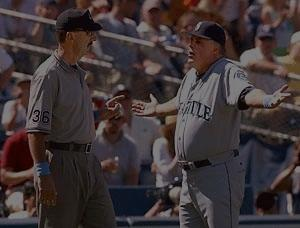
%> input picture Lab 3/3_2.jpg, 300 x 228 px
$ octave problem2.m   (GNU Octave 9; MATLAB toolbox functions it lacks are replaced by stand-ins)
%> lines starting %> are read from the running program, lines starting %| are printed output that depends on the picture
### Lab 3/LineStretching.m
function outIm = LineStretching(im)

% The minimum pixel and maximum pixel of the image.
minPix = min(im(:));
maxPix = max(im(:));
k = 255/(maxPix-minPix);
b = 0;
outIm = k*(im-minPix)+b;

figure
subplot(2,2,1);
imshow(im);
subplot(2,2,2);
imhist(im);
subplot(223);
imshow(outIm);
subplot(224);
imhist(outIm);
title('line stretching')
end

### Lab 3/myhisteq.m
function outIm= myhisteq(im)

outIm=im;
[m,n]=size(im);
count=imhist(im);

pdf=count/(m*n);
cdf=cumsum(pdf);

for i=1:256
    % find index vector of bin i
    index=find(im==i-1);
    newBin=round(cdf(i)*256-1);
    for j=1:length(index)
        % Update the data to the output image
        outIm(index(j))=newBin;
    end
end

new_count=imhist(outIm);
outCDF=cumsum(new_count/(m*n));

figure
subplot(1,3,1);
plot(1:256,pdf);
title('pdf');

subplot(1,3,2);
plot(1:256,cdf);
title('original cdf ')

subplot(1,3,3);
plot(1:256,outCDF);
title('output cdf ');

figure
subplot(2,2,1);
imshow(im);
subplot(2,2,2);
imhist(im);
subplot(2,2,3);
imshow(outIm);
subplot(2,2,4);
imhist(outIm);
title('histogram equalization');
end

### Lab 3/HistSpec.m
function outIm= HistSpec(im,pdf)

outIm=im;
[m,n]=size(im);
count=imhist(im);
cdf=cumsum(count/(m*n));
outCdf=cumsum(pdf);

figure
subplot(1,2,1);plot(1:256,cdf);
title('original cdf ');
subplot(1,2,2);plot(1:256,outCdf);
title('outcome cdf ');

newBin=zeros(1,256);
% To find the index where the difference between cdf and outCdf is the
% smallest.
for i=1:256
    [minDiff,index]=min(abs(cdf(i)-outCdf));
    newBin(i)=index;
end

for i=1:m
    for j=1:n
        outIm(i,j)=newBin(outIm(i,j)+1);
    end
end

figure
subplot(2,2,1);
imshow(im);
subplot(2,2,2);
imhist(im);
subplot(2,2,3);
imshow(outIm);
subplot(2,2,4);
imhist(outIm);
end

### Lab 3/problem2.m
close all;
clear all;

im1 = imread('3_2.jpg');
%> im1 is the input picture: size 228x300x3 uint8; mean R, G, B 62.4, 52.5, 53.7
im2 = imread('3_3.jpg');
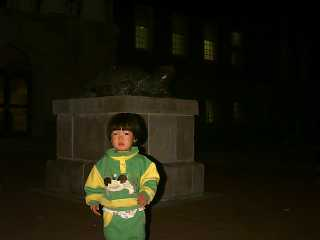
%> input picture Lab 3/3_3.jpg, 320 x 240 px
%> im2 is the input picture: size 240x320x3 uint8; mean R, G, B 26.2, 24.6, 11
hsvIm1 = rgb2hsv(im1);
%> hsvIm1: size 228x300x3 double; mean H, S, V 0.453, 0.272, 0.255
hsvIm2 = rgb2hsv(im2);
%> hsvIm2: size 240x320x3 double; mean H, S, V 0.152, 0.7, 0.11
V1 = hsvIm1(:,:,3);
V1 = uint8(V1*255);
%> V1: size 228x300 uint8
V2 = hsvIm2(:,:,3);
V2 = uint8(V2*255);
%> V2: size 240x320 uint8


%% The original images.
figure(1)
subplot(1,2,1);
imshow(im1);
title('3_2.jpg');
subplot(1,2,2);
imshow(im2);
title('3_3.jpg');

%% The images after line stretching.
outV1_1= LineStretching(V1);
%> in LineStretching, `minPix = min(im(:));`: minPix = 1
%> in LineStretching, `maxPix = max(im(:));`: maxPix = 157
%> in LineStretching, `k = 255/(maxPix-minPix);`: k = 2
outV1_2= LineStretching(V2);
figure
subplot(1,2,1);
hsvIm1(:,:,3)=double(outV1_1)/255;
%> hsvIm1: size 228x300x3 double; mean H, S, V 0.453, 0.272, 0.501
outIm1=hsv2rgb(hsvIm1);
imshow(outIm1)
title('3_2.jpg after line stretching');
imwrite(outIm1, '3_2_line_stretch.jpg');
subplot(1,2,2);
hsvIm2(:,:,3)=double(outV1_2)/255;
outIm2=hsv2rgb(hsvIm2);
imshow(outIm2)
title('3_3.jpg after line stretching');
imwrite(outIm2, '3_3_line_stretch.jpg');

%% The images after doing histogram equilization.

outV2_1 = myhisteq(V1);
%> in myhisteq, `count=imhist(im);`: count = 256 values, max 1344 at index 54, min 0 at index 1, mean 267.2
%> in myhisteq, `pdf=count/(m*n);`: pdf = 256 values, max 0.0196 at index 54, min 0 at index 1, mean 0.00391
%> in myhisteq, `cdf=cumsum(pdf);`: cdf = 256 values from 0 to 1
%> the loop in myhisteq, `for i=1:256` made 256 passes
%> newBin on passes 1, 5, 6: -1, -1, -1
%> in myhisteq, `new_count=imhist(outIm);`: new_count = 256 values, max 1344 at index 105, min 0 at index 14, mean 267.2
%> in myhisteq, `outCDF=cumsum(new_count/(m*n));`: outCDF = 256 values from 0.00433 to 1
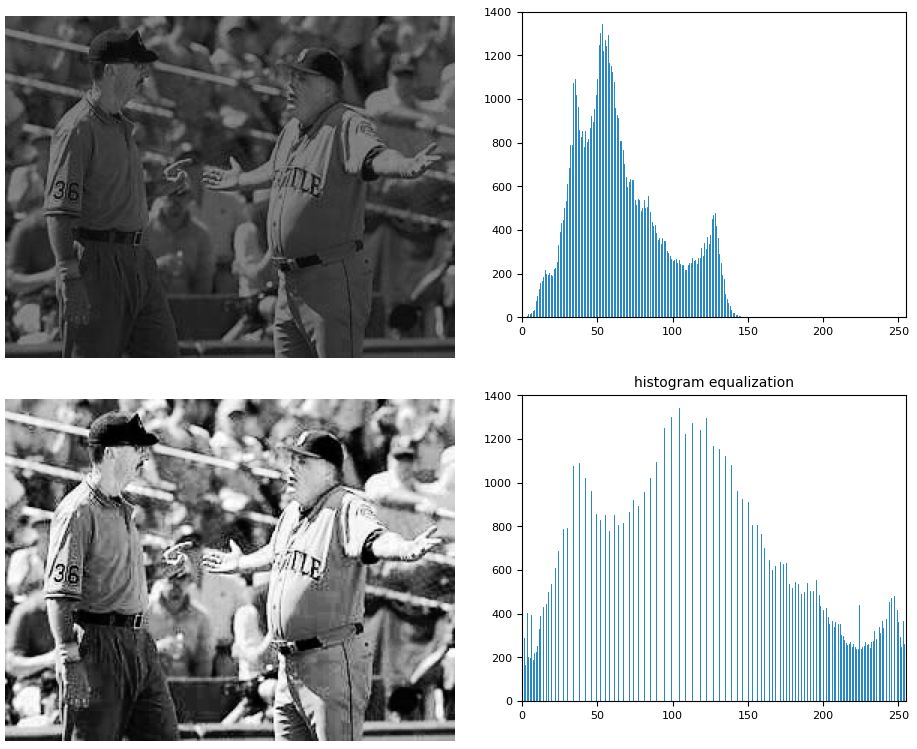
%> figure redrawn from the program's plot data, 4 panels
outV2_2 = myhisteq(V2);
%> in myhisteq (call 2), `count=imhist(im);`: count = 256 values, max 5570 at index 6, min 2 at index 254, mean 300
%> in myhisteq (call 2), `pdf=count/(m*n);`: pdf = 256 values, max 0.0725 at index 6, min 2.6e-05 at index 254, mean 0.00391
%> in myhisteq (call 2), `cdf=cumsum(pdf);`: cdf = 256 values from 0.0559 to 1
%> the loop in myhisteq (call 2), `for i=1:256` made 256 passes
%> newBin on passes 1 to 3: 13, 15, 28
%> after the loop in myhisteq (call 2), `for i=1:256`:
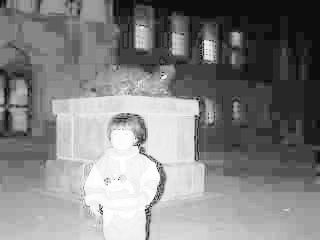
%> outIm: size 240x320 uint8; min 13, max 255, mean 130.4
%> in myhisteq (call 2), `new_count=imhist(outIm);`: new_count = 256 values, max 5570 at index 65, min 0 at index 1, mean 300
%> in myhisteq (call 2), `outCDF=cumsum(new_count/(m*n));`: outCDF = 256 values from 0 to 1
figure
hsvIm1(:,:,3)=double(outV2_1)/255;
%> hsvIm1: size 228x300x3 double; mean H, S, V 0.453, 0.272, 0.503
outIm=hsv2rgb(hsvIm1);
%> outIm: size 228x300x3 double
subplot(1,2,1);
imshow(outIm);
title('3_2.jpg after histogram equalization');
imwrite(outIm, '3_2_his_equal.jpg');
hsvIm2(:,:,3)=double(outV2_2)/255;
%> hsvIm2: size 240x320x3 double; mean H, S, V 0.152, 0.7, 0.512
outIm=hsv2rgb(hsvIm2);
%> outIm: size 240x320x3 double
subplot(1,2,2);
imshow(outIm);
title('3_3.jpg after histogram equalization');
imwrite(outIm, '3_3_his_equal.jpg');

% Histogram after two images doing the histogram equalization.
figure
subplot(1,2,1);
imhist(outV2_1);
count1 = imhist(outV2_1);
%> count1 = 256 values, max 1344 at index 105, min 0 at index 14, mean 267.2
title('Histogram after doing HE to 3_2.jpg');
subplot(1,2,2);
imhist(outV2_2);
count2 = imhist(outV2_2);
%> count2 has the same summary as new_count in myhisteq
title('Histogram after doing HE to 3_3.jpg');
%> figure, not shown here; panel 1: highest point at x = 104, y = 1344; panel 2: highest point at x = 64, y = 5570

[m1_1,n1_1] = size(outV2_1);
%> m1_1 = 228; n1_1 = 300
[m1_2,n1_2] = size(outV2_2);
%> m1_2 = 240; n1_2 = 320
pdf1_1 = count1/(m1_1*n1_1);
%> pdf1_1 = 256 values, max 0.0196 at index 105, min 0 at index 14, mean 0.00391
cdf1_1 = cumsum(pdf1_1);
%> cdf1_1 = 256 values from 0.00433 to 1
pdf1_2=count2/(m1_2*n1_2);
%> pdf1_2 = 256 values, max 0.0725 at index 65, min 0 at index 1, mean 0.00391
cdf1_2=cumsum(pdf1_2);
%> cdf1_2 = 256 values from 0 to 1
figure
subplot(2,2,1);
plot(1:256,pdf1_1);
title('pdf of 3_2.jpg after histogram equilization');
subplot(2,2,2);
plot(1:256,cdf1_1);
title('cdf of 3_2.jpg after histogram equilization');
subplot(2,2,3);
plot(1:256,pdf1_2);
title('pdf of 3_3.jpg after histogram equilization');
subplot(2,2,4);
plot(1:256,cdf1_2);
title('cdf of 3_3.jpg after histogram equilization');
%> figure, not shown here; panel 1: curve peaks at x = 105, y = 0.0196; panel 2: curve peaks at x = 256, y = 1; panel 3: curve peaks at x = 65, y = 0.0725

%% The images after doing histogram specification
x =0:255;
pdf = normpdf(x,125,50);
figure
plot(x,pdf)
title('normally distributed sequence - pdf');
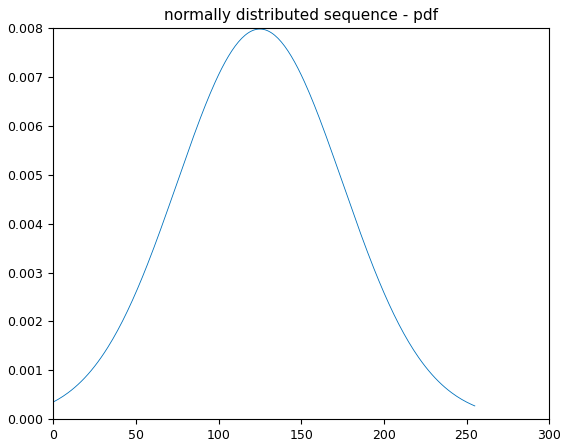
%> figure redrawn from the program's plot data; curve peaks at x = 125, y = 0.00798

outV3_1 = HistSpec(V1,pdf);
%> in HistSpec, `count=imhist(im);`: count = 256 values, max 1344 at index 54, min 0 at index 1, mean 267.2
%> in HistSpec, `cdf=cumsum(count/(m*n));`: cdf = 256 values from 0 to 1
%> in HistSpec, `title('outcome cdf ');`:
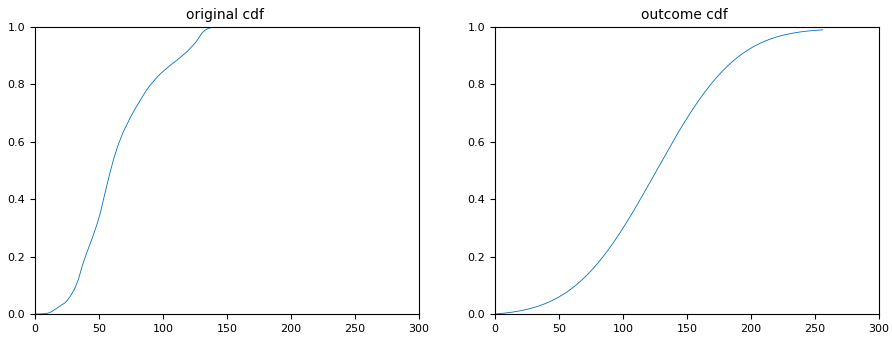
%> figure redrawn from the program's plot data, 2 panels; panel 1: curve peaks at x = 158, y = 1; panel 2: curve peaks at x = 256, y = 0.989
%> the loop in HistSpec, `for i=1:256` made 256 passes
%> (minDiff, index) on passes 1 to 3: (0.000351, 1), (0.000336, 1), (0.000307, 1)
%> after the loop in HistSpec, `for i=1:256`: newBin = 256 values from 1 to 256
hsvIm1(:,:,3)=double(outV3_1)/255;
%> hsvIm1: size 228x300x3 double; mean H, S, V 0.453, 0.272, 0.502
outIm3_1 = hsv2rgb(hsvIm1);
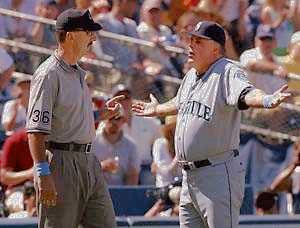
%> outIm3_1: size 228x300x3 double; mean R, G, B 0.482, 0.404, 0.415
outV3_2 = HistSpec(V2,pdf);
%> the loop in HistSpec (call 2), `for i=1:256` made 256 passes
%> (minDiff, index) on passes 1 to 3: (0.00108, 49), (0.0011, 51), (0.00186, 66)
hsvIm2(:,:,3) = double(outV3_2)/255;
%> hsvIm2: size 240x320x3 double; mean H, S, V 0.152, 0.7, 0.509
outIm3_2 = hsv2rgb(hsvIm2);
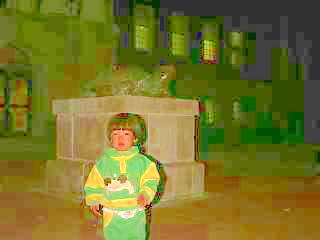
%> outIm3_2: size 240x320x3 double; mean R, G, B 0.463, 0.453, 0.153
figure
subplot(1,2,1);
imshow(outIm3_1);
title('3_2.jpg after histogram specification');
imwrite(outIm3_1, '3_2_his_spec.jpg');
subplot(1,2,2);
imshow(outIm3_2);
title('3_3.jpg after histogram specification');
imwrite(outIm3_2, '3_3_his_spec.jpg');
